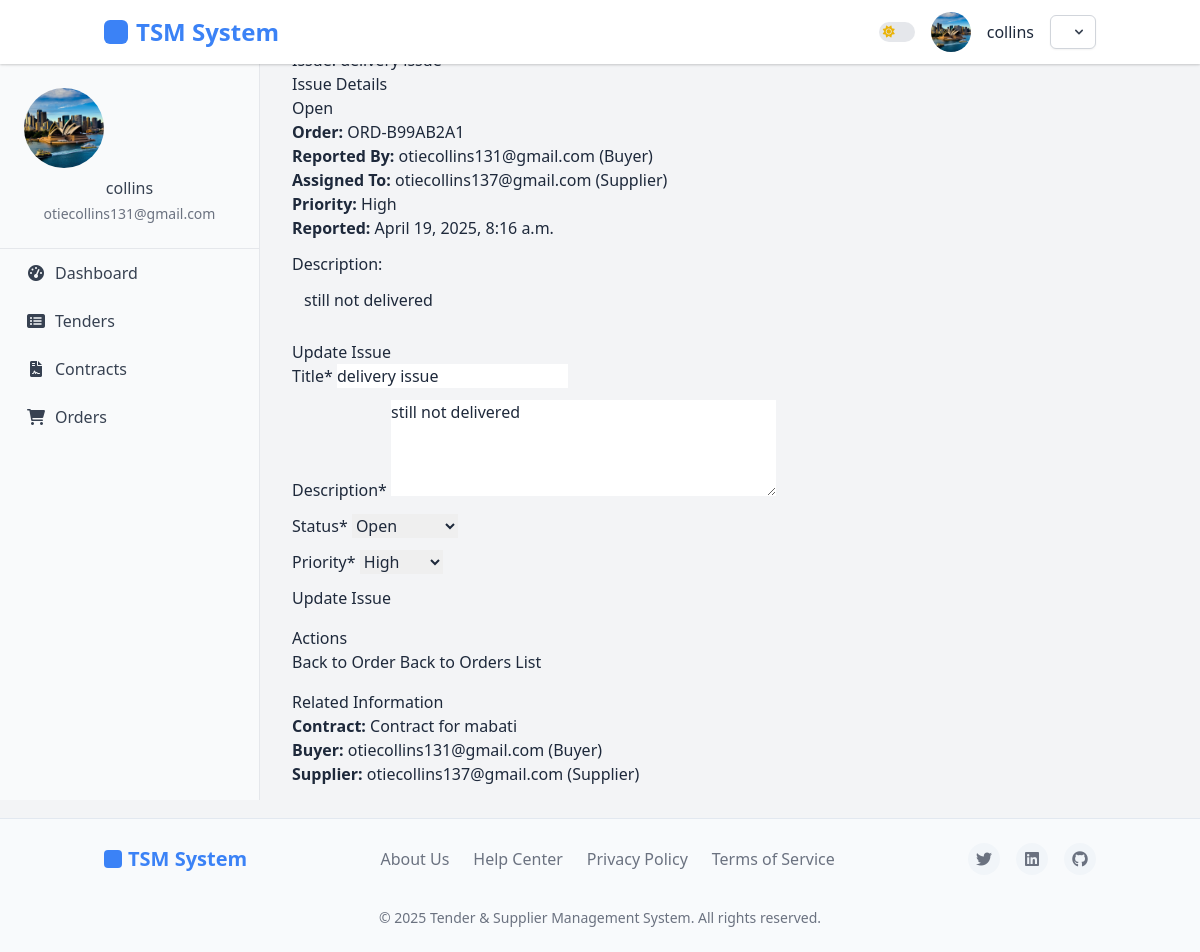
The app's page /buyer/orders/issue/4/ (signed in) with its own data.
### accounts/models.py (models this page shows, shortened)
class User(AbstractUser):
    USER_TYPE_CHOICES = (
        ('buyer', 'Buyer'),
        ('supplier', 'Supplier'),
        ('admin', 'Administrator'),
    )
    user_type = models.CharField(
        max_length=10,
        choices=USER_TYPE_CHOICES,
        default='buyer',
        verbose_name=_('User Type')
    )
    company_name = models.CharField(max_length=100, blank=True)
    phone_number = models.CharField(max_length=20, blank=True)
    email = models.EmailField(_('email address'), unique=True)
    USERNAME_FIELD = 'email'
    REQUIRED_FIELDS = ['username', 'user_type']
    @property
    def is_buyer(self):
        return self.user_type == 'buyer'
    class Meta:
        permissions = [
            ("manage_buyers", "Can manage buyer accounts"),
            ("manage_suppliers", "Can manage supplier accounts"),
        ]
    def __str__(self):
        return f"{self.email} ({self.get_user_type_display()})"

class UserProfile(models.Model):
    user = models.OneToOneField(User, on_delete=models.CASCADE, related_name='profile')
    profile_picture = models.ImageField(upload_to='profile_pics/', blank=True, null=True)
    address = models.TextField(blank=True)
    city = models.CharField(max_length=100, blank=True)
    state = models.CharField(max_length=100, blank=True)
    country = models.CharField(max_length=100, blank=True)
    postal_code = models.CharField(max_length=20, blank=True)
    tax_id = models.CharField(max_length=50, blank=True)
    registration_date = models.DateTimeField(auto_now_add=True)
    last_active = models.DateTimeField(auto_now=True)
    business_category = models.CharField(max_length=100, blank=True)
    years_in_business = models.PositiveIntegerField(default=0)
    department = models.CharField(max_length=100, blank=True)
    position = models.CharField(max_length=100, blank=True)

### orders/models.py (models this page shows, shortened)
class Issue(models.Model):
    STATUS_CHOICES = [
        ('open', 'Open'),
        ('in_progress', 'In Progress'),
        ('resolved', 'Resolved'),
        ('closed', 'Closed'),
    ]
    PRIORITY_CHOICES = [
        ('low', 'Low'),
        ('medium', 'Medium'),
        ('high', 'High'),
        ('critical', 'Critical'),
    ]
    ISSUE_TYPE_CHOICES = [
        ('quality', 'Quality Issue'),
        ('delivery', 'Delivery Issue'),
        ('quantity', 'Quantity Issue'),
        ('payment', 'Payment Issue'),
        ('other', 'Other Issue'),
    ]
    order = models.ForeignKey(Order, on_delete=models.CASCADE, related_name='issues')
    title = models.CharField(max_length=255)
    description = models.TextField()
    issue_type = models.CharField(max_length=20, choices=ISSUE_TYPE_CHOICES)
    status = models.CharField(max_length=15, choices=STATUS_CHOICES, default='open')
    priority = models.CharField(max_length=10, choices=PRIORITY_CHOICES, default='medium')
    raised_by = models.ForeignKey(settings.AUTH_USER_MODEL, on_delete=models.CASCADE, related_name='raised_issues')
    assigned_to = models.ForeignKey(settings.AUTH_USER_MODEL, on_delete=models.CASCADE, related_name='assigned_issues', blank=True, null=True)
    created_at = models.DateTimeField(auto_now_add=True)
    updated_at = models.DateTimeField(auto_now=True)
    resolved_at = models.DateTimeField(null=True, blank=True)
    class Meta:
        ordering = ['-created_at']

class Order(models.Model):
    order_number = models.CharField(max_length=50, unique=True)
    contract = models.ForeignKey(Contract, on_delete=models.CASCADE, related_name='orders')
    buyer = models.ForeignKey(settings.AUTH_USER_MODEL, on_delete=models.CASCADE, related_name='buyer_orders')
    supplier = models.ForeignKey(settings.AUTH_USER_MODEL, on_delete=models.CASCADE, related_name='supplier_orders')
    status = models.ForeignKey(OrderStatus, on_delete=models.PROTECT)
    total_amount = models.DecimalField(max_digits=15, decimal_places=2)
    delivery_address = models.TextField()
    delivery_date = models.DateField()
    special_instructions = models.TextField(blank=True)
    created_at = models.DateTimeField(auto_now_add=True)
    updated_at = models.DateTimeField(auto_now=True)
    class Meta:
        ordering = ['-created_at']

### contracts/models.py (models this page shows)
class Contract(models.Model):
    title = models.CharField(max_length=255)
    tender = models.OneToOneField(Tender, on_delete=models.CASCADE, related_name='contract', null=True, blank=True)
    winning_bid = models.OneToOneField(Bid, on_delete=models.CASCADE, related_name='contract', null=True, blank=True)
    buyer = models.ForeignKey(settings.AUTH_USER_MODEL, on_delete=models.CASCADE, related_name='buyer_contracts')
    supplier = models.ForeignKey(settings.AUTH_USER_MODEL, on_delete=models.CASCADE, related_name='supplier_contracts')
    status = models.ForeignKey(ContractStatus, on_delete=models.PROTECT, related_name='contracts')
    terms_and_conditions = models.TextField()
    scope_of_work = models.TextField()
    start_date = models.DateField()
    end_date = models.DateField()
    total_value = models.DecimalField(max_digits=15, decimal_places=2)
    payment_terms = models.TextField()
    created_at = models.DateTimeField(auto_now_add=True)
    updated_at = models.DateTimeField(auto_now=True)
    termination_reason = models.TextField(blank=True, null=True)
    class Meta:
        ordering = ['-created_at']

### orders/views.py (the view)
# urls.py: path('issue/<int:pk>/', views.issue_detail, name='issue_detail'),
@login_required
def issue_detail(request, pk):
    issue = get_object_or_404(Issue, pk=pk)
    order = issue.order
    if not (order.buyer == request.user or order.supplier == request.user or request.user.is_staff):
        return HttpResponseForbidden("You don't have permission to view this issue.")
    if request.method == 'POST':
        form = IssueUpdateForm(request.POST, instance=issue)
        if form.is_valid():
            updated_issue = form.save(commit=False)
            if updated_issue.status == 'resolved' and issue.status != 'resolved':
                updated_issue.resolved_at = timezone.now()
            updated_issue.save()
            messages.success(request, "Issue updated successfully.")
            return redirect('issue_detail', pk=pk)
    else:
        form = IssueUpdateForm(instance=issue)
    return render(request, 'orders/issue_detail.html', {
        'issue': issue,
        'order': order,
        'form': form,
        'is_creator': issue.raised_by == request.user,
        'is_assignee': issue.assigned_to == request.user
    })

### orders/forms.py
class IssueUpdateForm(forms.ModelForm):
    class Meta:
        model = Issue
        fields = ['title', 'description', 'status', 'priority']
        widgets = {
            'description': forms.Textarea(attrs={'rows': 4}),
        }

### orders/templates/orders/issue_detail.html (shortened to what this page needs)
{% extends "base.html" %}
{% load crispy_forms_tags %}
{% block content %}
<div class="container mt-4">
    <div class="row">
        <div class="col-md-8">
            <h2>Issue: {{ issue.title }}</h2>
            <div class="card mb-4">
                <div class="card-header">
                    <div class="d-flex justify-content-between align-items-center">
                        <h5>Issue Details</h5>
                        <span class="badge
                            {% if issue.status == 'open' %}bg-danger
                            {% elif issue.status == 'in_progress' %}bg-warning
                            {% elif issue.status == 'resolved' %}bg-success
                            {% else %}bg-secondary{% endif %} fs-6">
                            {{ issue.get_status_display }}
                        </span>
                    </div>
                </div>
                <div class="card-body">
                    <div class="row mb-3">
                        <div class="col-md-6">
                            <p><strong>Order:</strong>
                                <a href="{% url 'orders:order_detail' order.id %}">
                                    {{ order.order_number }}
                                </a>
                            </p>
                            <p><strong>Reported By:</strong> {{ issue.raised_by }}</p>
                            <p><strong>Assigned To:</strong> {{ issue.assigned_to }}</p>
                        </div>
                        <div class="col-md-6">
                            <p><strong>Priority:</strong> {{ issue.get_priority_display }}</p>
                            <p><strong>Reported:</strong> {{ issue.created_at }}</p>
                        </div>
                    </div>
                    <div class="mb-3">
                        <h6>Description:</h6>
                        <div class="p-3 bg-light rounded">
                            {{ issue.description|linebreaks }}
                        </div>
                    </div>
                </div>
            </div>
            {% if is_assignee or is_creator %}
            <div class="card mb-4">
                <div class="card-header">
                    <h5>Update Issue</h5>
                </div>
                <div class="card-body">
                    <form method="post">
                        {{ form|crispy }}
                        <button type="submit" class="btn btn-primary">Update Issue</button>
                    </form>
                </div>
            </div>
            {% endif %}
        </div>
        <div class="col-md-4">
            <div class="card mb-4">
                <div class="card-header">
                    <h5>Actions</h5>
                </div>
                <div class="card-body">
                    <div class="list-group">
                        <a href="{% url 'orders:order_detail' order.id %}" class="list-group-item list-group-item-action">
                            Back to Order
                        </a>
                        <a href="{% url 'orders:order_list' %}" class="list-group-item list-group-item-action">
                            Back to Orders List
                        </a>
                    </div>
                </div>
            </div>
            <div class="card">
                <div class="card-header">
                    <h5>Related Information</h5>
                </div>
                <div class="card-body">
                    <p><strong>Contract:</strong>
                        <a href="{% url 'contracts:contract_detail' order.contract.id %}">
                            {{ order.contract.title|truncatechars:30 }}
                        </a>
                    </p>
                    <p><strong>Buyer:</strong> {{ order.buyer }}</p>
                    <p><strong>Supplier:</strong> {{ order.supplier }}</p>
                </div>
            </div>
        </div>
    </div>
</div>
{% endblock %}

### accounts/templates/base.html (shortened to what this page needs)
<!DOCTYPE html>
<html lang="en" class="light">
    <head>
    <script src="https://cdn.tailwindcss.com"></script>
    <link rel="stylesheet" href="https://cdnjs.cloudflare.com/ajax/libs/font-awesome/6.0.0-beta3/css/all.min.css">
</head>
<body>
    <aside class="sidebar">
        <div class="sidebar-profile">
            {% if user.is_authenticated %}
                {% if user.profile.profile_picture %}
                    <img src="{{ user.profile.profile_picture.url }}" alt="{{ user.username }}'s Avatar">
                {% endif %}
                <h6>{{ user.get_full_name|default:user.username }}</h6>
                <p class="text-sm">{{ user.email }}</p>
            {% endif %}
        </div>
        <nav class="sidebar-nav">
            <ul>
                {% if user.is_authenticated %}
                    {% if user.is_buyer %}
                        <li><a href="{% url 'dashboard:buyer_dashboard' %}" {% if request.resolver_match.url_name == 'buyer_dashboard' %}class="active"{% endif %}><i class="fas fa-tachometer-alt"></i> Dashboard</a></li>
                        <li><a href="{% url 'tenders:tender_list' %}" {% if request.resolver_match.url_name == 'tender_list' %}class="active"{% endif %}><i class="fas fa-list-alt"></i> Tenders</a></li>
                        <li><a href="{% url 'contracts:contract_list' %}" {% if request.path == '/contracts/' %}class="active"{% endif %}><i class="fas fa-file-contract"></i> Contracts</a></li>
                        <li><a href="{% url 'orders:order_list' %}"><i class="fas fa-shopping-cart"></i> Orders</a></li>
                    {% endif %}
                {% endif %}
            </ul>
        </nav>
    </aside>
    <header>
        <nav class="container mx-auto px-4">
            <div class="logo">
                <a href="{% url 'home' %}" class="text-2xl font-bold">TSM System</a>
            </div>
            <div class="profile">
                <div class="theme-toggle-container">
                    <label class="relative inline-flex items-center cursor-pointer">
                        <span class="w-9 h-5 bg-gray-200 peer-focus:outline-none peer-focus:ring-2 peer-focus:ring-primary-300 dark:bg-gray-700 rounded-full peer dark:peer-focus:ring-primary-600 peer-checked:bg-primary-600 relative">
                            <i class="fas fa-sun absolute left-1 top-1/2 -translate-y-1/2 text-yellow-500 text-xs z-10 transition-opacity dark:opacity-0"></i>
                        </span>
                    </label>
                </div>
                {% if user.profile.profile_picture %}
                      <img src="{{ user.profile.profile_picture.url }}" alt="{{ user.username }}'s Avatar" class="w-10 h-10 rounded-full object-cover">
                    {% else %}
                      <img src="https://via.placeholder.com/40" alt="User Avatar" class="w-10 h-10 rounded-full object-cover">
                    {% endif %}
                {% if user.is_authenticated %}
                    <span class="username">{{ user.username }}</span>
                    <div class="relative inline-block text-left">
                        <button id="userMenuButton" type="button" class="inline-flex items-center justify-center px-3 py-2 text-sm font-medium text-gray-700 bg-white border border-gray-300 rounded-md shadow-sm hover:bg-gray-50 focus:outline-none focus:ring-2 focus:ring-offset-2 focus:ring-primary-500 dark:bg-gray-800 dark:border-gray-700 dark:text-gray-400 dark:hover:bg-gray-700" aria-expanded="false" aria-haspopup="true">
                            <svg class="w-4 h-4 ml-2 -mr-1" viewBox="0 0 20 20" fill="currentColor" aria-hidden="true">
                                <path fill-rule="evenodd" d="M5.293 7.293a1 1 0 011.414 0L10 10.586l3.293-3.293a1 1 0 111.414 1.414l-4 4a1 1 0 01-1.414 0l-4-4a1 1 0 010-1.414z" clip-rule="evenodd" />
                            </svg>
                        </button>
                    </div>
                {% endif %}
            </div>
        </nav>
    </header>
    <div class="main-content">
        {% block content %}{% endblock %}
    </div>
    <footer>
        <div class="container mx-auto px-4">
            <div class="footer-content">
                <div class="footer-logo">TSM System</div>
                <div class="footer-links">
                    <a href="#">About Us</a>
                    <a href="#">Help Center</a>
                    <a href="#">Privacy Policy</a>
                    <a href="#">Terms of Service</a>
                </div>
                <div class="footer-socials">
                    <a href="#"><i class="fab fa-twitter"></i></a>
                    <a href="#"><i class="fab fa-linkedin"></i></a>
                    <a href="#"><i class="fab fa-github"></i></a>
                </div>
                <div class="footer-copyright">
                    &copy; {% now "Y" %} Tender & Supplier Management System. All rights reserved.
                </div>
            </div>
        </div>
    </footer>
</body>
</html>

### records on screen
User: profile.profile_picture (picture), get_full_name "collins", email "otiecollins131@gmail.com", username "collins"
Issue: status "Open", raised_by "otiecollins131@gmail.com (Buyer)", assigned_to "otiecollins137@gmail.com (Supplier)", priority "High", created_at "April 19, 2025, 8:16 a.m.", description "still not delivered", title "delivery issue"
Order: order_number "ORD-B99AB2A1", contract "Contract for mabati", buyer "otiecollins131@gmail.com (Buyer)", supplier "otiecollins137@gmail.com (Supplier)"
